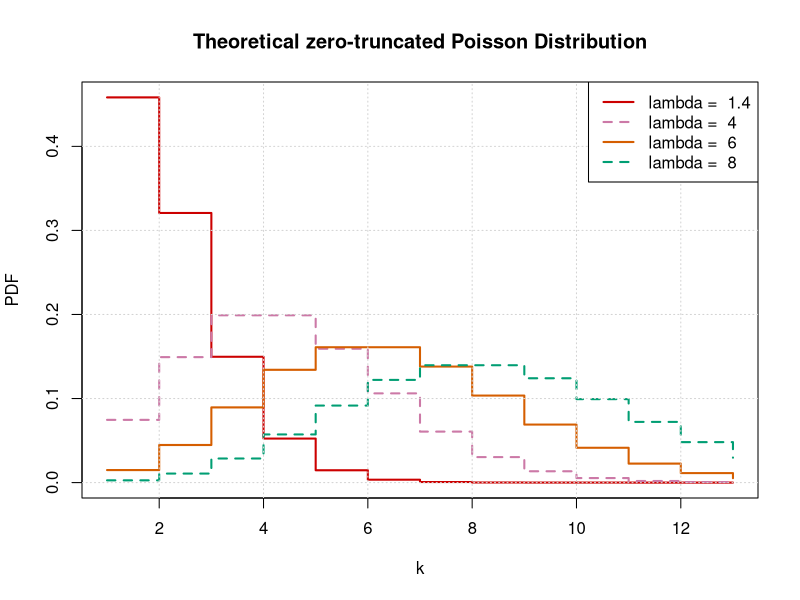
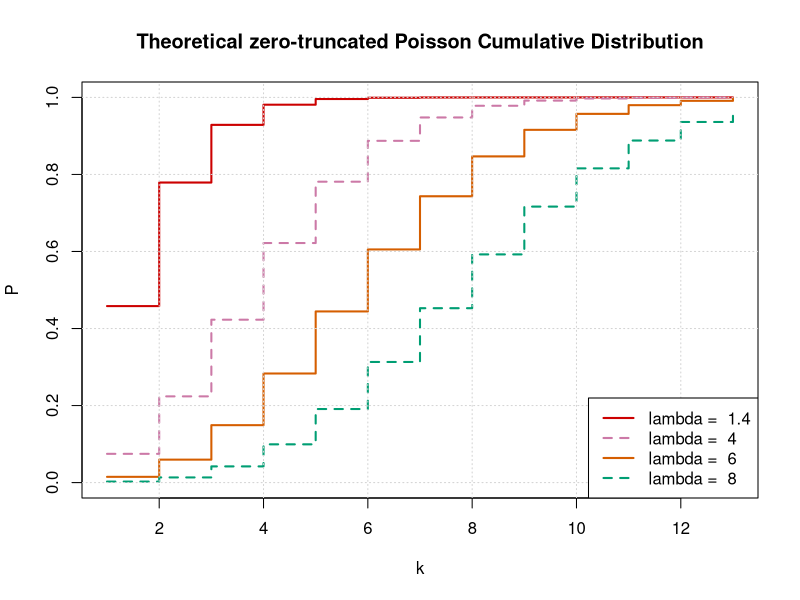
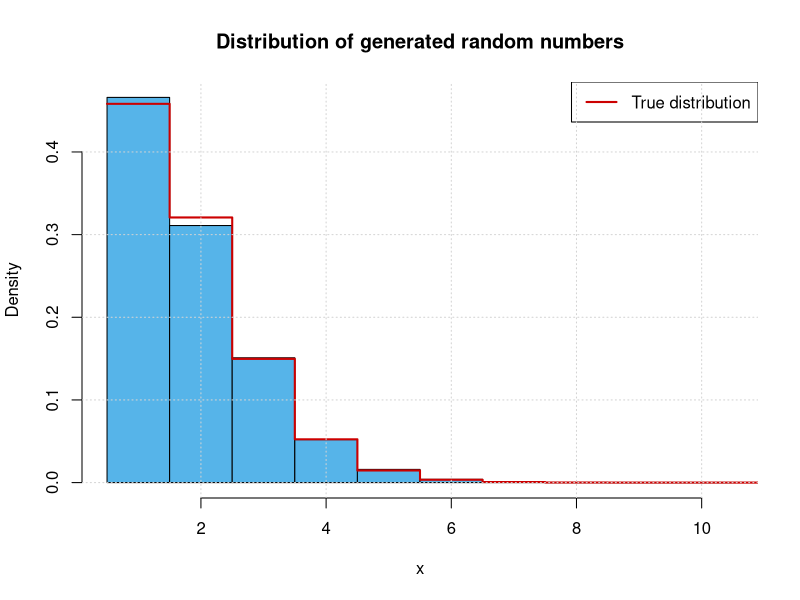
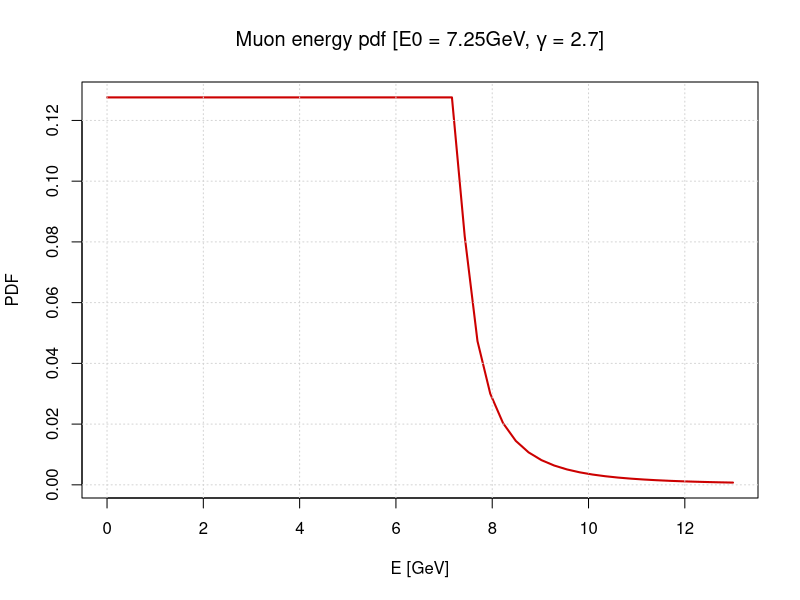
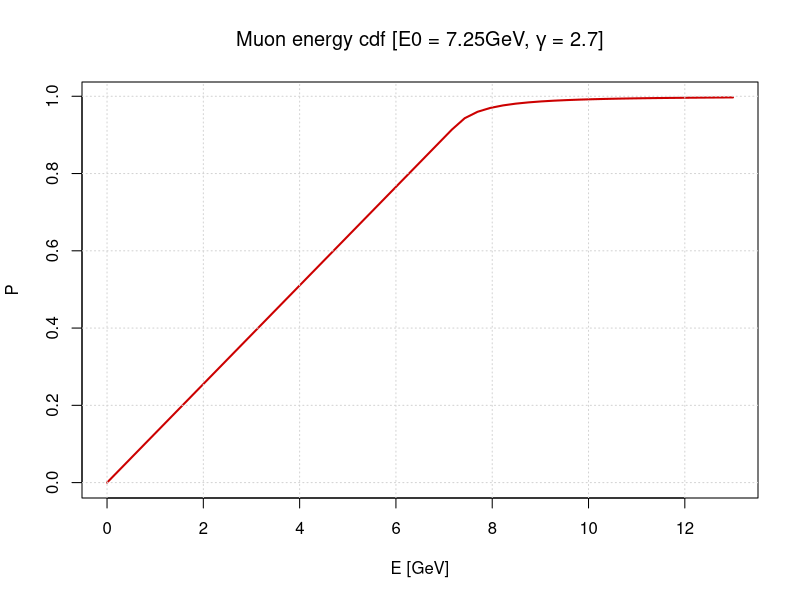
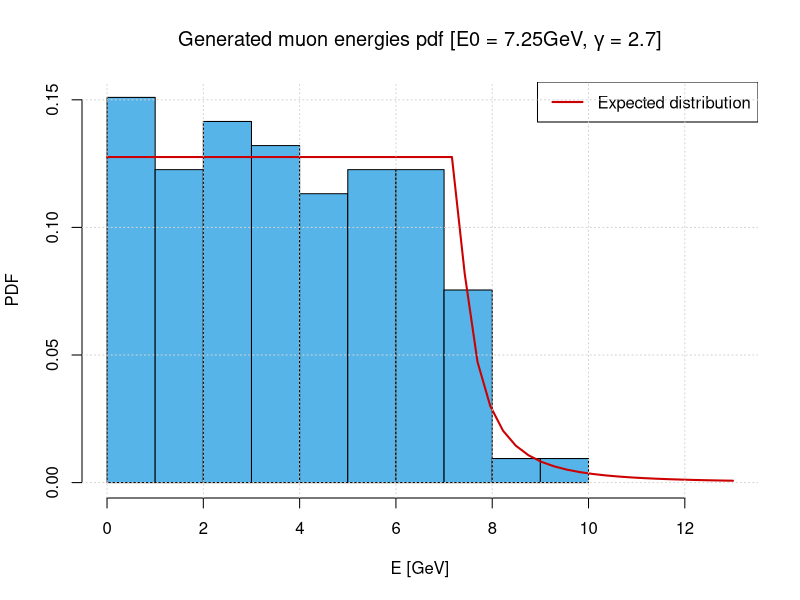
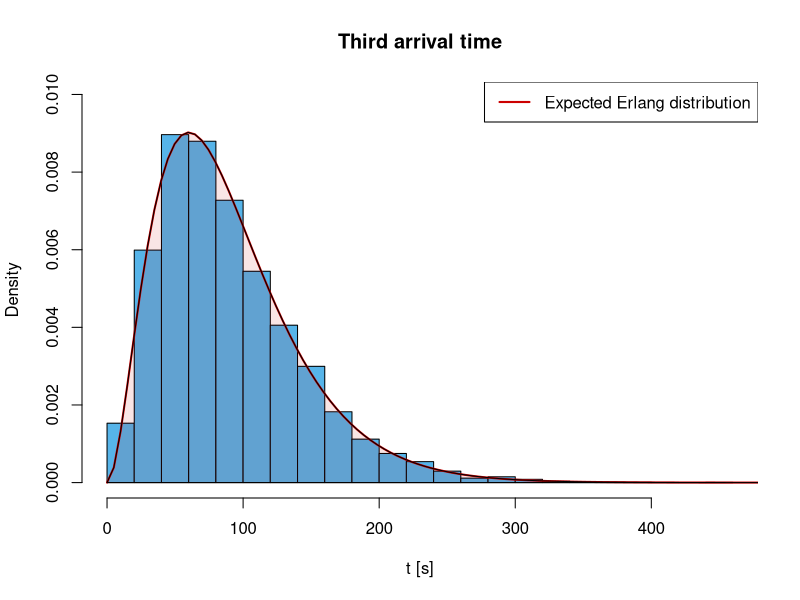
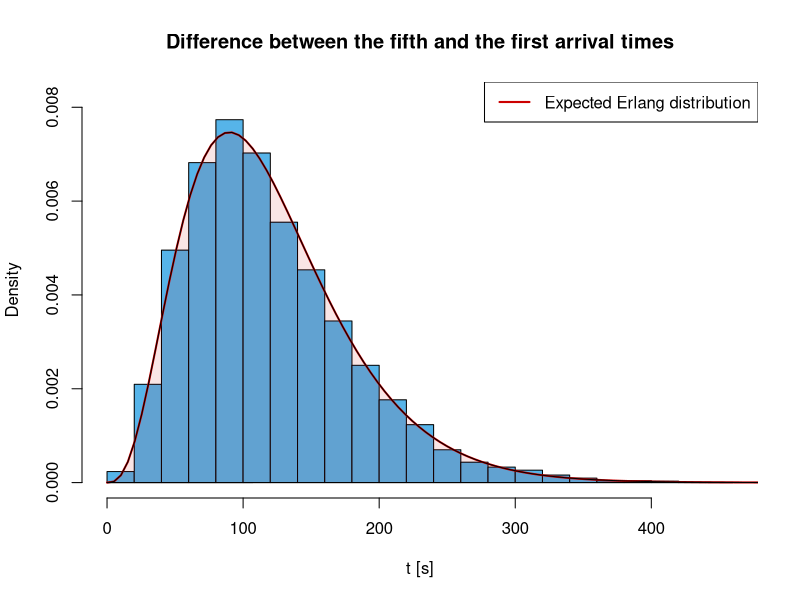

The R source for these figures, in order:
## ---- chunk 1
knitr::opts_chunk$set(echo = TRUE)

color_vector <- c("#CC0000",   # Dark red
                  "#CC79A7",   # Muted purple
                  "#D55E00",   # Vermilion
                  "#009E73",   # Bluish green
                  "#56B4E9",   # Sky blue
                  '#000046',   # Deep Blue
                  "#DB1E60",   # Pinkish-red
                  "#E69F00")   # Yellow-orange

## ---- chunk 2
library(dplyr)
library(ggplot2)
## ---- chunk 3
# Parameters for the poisson distribution
lambda_vec <- c(1.4,4,6, 8)
k <- 1:13


integrate_step <- function(f, lower, upper){
  integral = 0
  for(x in lower:(upper-1))
    integral = integral+f(x)
  return(integral)
}

dzeropois <- function(k, lambda){
  #to handle float numbers
  k = trunc(k)
  return(lambda^k*exp(-lambda)/factorial(k)/(1-exp(-lambda)))
}

#designed to handle vectors of q in input
pzeropois <- function(q, lambda) {
  #to handle float numbers
  q = as.integer(trunc(q))
  P_cum <- numeric(length(q))
  for (i in 1:length(q)) {
    k <- 1:q[i]
    P_cum[i] <- sum(dzeropois(k, lambda))
  }
  return(P_cum)
}

# Function used to invert the pzeropois
threshold_search <- function(f, guess, threshold, lambda) {
  x <- as.integer(trunc(guess))
  while(TRUE) {
    if(f(x, lambda) - threshold <= 0) {
      if(f(x + 1, lambda) - threshold >= 0)
        return(x+1)
      else 
        x <- x + 1
    } 
    else if(x>1)
      x <- x - 1
    else
      return(x)
  }
}

# Function to generate random samples from Poisson distribution
rzeropois <- function(n, lambda) {
  p <- runif(n, min = 1e-10, max = 1-1e-10)
  x <- sapply(p, function(probability) {
    threshold_search(pzeropois, lambda+1, probability, lambda)
  })
  return(x)
}


poisson_pdf <- sapply(lambda_vec, function(L) {dzeropois(k, L)})
poisson_cum <- sapply(lambda_vec, function(L) {pzeropois(k, L)})

linetype <- 2-(1:length(lambda_vec))%%2
## ---- chunk 4
# create the first straight line plot
plot(k,poisson_pdf[,1], type = "s", lwd = 2, col = color_vector[1], 
     xlab = "k", ylab = "PDF", lty = linetype[1])

# create all the others
for (i in 2:length(lambda_vec)) {
  lines(k, poisson_pdf[, i], col=color_vector[i], type='s', lwd=2, lty = linetype[i])

}

grid()

# Create legend labels
legend_labels <- paste('lambda = ', lambda_vec)
# Add a legend
legend("topright", legend = legend_labels, col = color_vector[1:length(lambda_vec)], lty = linetype, lwd = 2)
# Add a title
title("Theoretical zero-truncated Poisson Distribution")
## ---- chunk 5
# create the first straight line plot
plot(k,poisson_cum[,1], type = "s", lwd = 2, col = color_vector[1], 
     xlab = "k", ylab = "P", lty = linetype[1], ylim=c(0,1))

# create all the others
for (i in 2:length(lambda_vec)) {
  lines(k, poisson_cum[, i], col=color_vector[i], type='s', lwd=2, lty = linetype[i], ylim=c(0,1))

}

grid()

# Create legend labels
legend_labels <- paste('lambda = ', lambda_vec)
legend("bottomright", legend = legend_labels, col = color_vector[1:length(lambda_vec)], lty = linetype, lwd = 2)

title("Theoretical zero-truncated Poisson Cumulative Distribution")
## ---- chunk 6
lambda = 1.4
mean = integrate_step(function(x){x*dzeropois(x,lambda)}, lower = 1, upper = 15)
std  = integrate_step(function(x){x^2*dzeropois(x,lambda)}, lower = 1, upper = 15)

writeLines(sprintf(
"
Taking lambda = 1.4 and truncating the sum at k=15 we can obtain:
  - The mean value is %.2f
  - The standard deviation is %.2f
",
  mean[1], std[1])
)
## ---- chunk 7
n = 1000
random_numbers <- rzeropois(n, lambda)

breaks <- seq(1 - 0.5, 10 + 0.5, by = 1)
#plot
hist(random_numbers, breaks=breaks, col = color_vector[5], xlab = "x", ylab = "Density", freq = FALSE, main="")
lines(k-0.5, poisson_pdf[,1], type='s', lwd = 2, col = color_vector[1], lty = linetype[1])

legend_labels <- paste('True distribution')
legend("topright", legend = legend_labels, col = color_vector[1], lty = linetype[1], lwd = 2)

grid()
title("Distribution of generated random numbers")
## ---- chunk 8
dmuonenergy <- function(E, N, E0, g){ ifelse(test = E<E0, yes = return(N), no = return(N*(E-E0+1)^(-g))) }
pmuonenergy <- function(q, N, E0, g){ return(integrate(function (x) {sapply(x, function(E) {dmuonenergy(E, N, E0, g) })}, lower = 0, upper = q)$value) }


qmuonenergy <- function(p, N, E0, g){ ifelse(p<N*E0, p/N, ((1-g)*(p/N-E0)+1)^(1/(1-g))+E0-1) }


rmuonenergy <- function(n, N, E0, g){ 
  uniform_sampling <- runif(n, min = 1.e-10, max = 1-1.e-10)
  return(sapply(uniform_sampling, function(p) qmuonenergy(p, N, E0, g)))
}
  
normalize <- function(E0, g){ pmuonenergy(Inf, 1, E0, g)^-1 }
## ---- chunk 9
E0 <- 7.25 #GeV
g  <- 2.7  #gamma factor

#Compute the normalization factor
N = normalize(E0, g)
print(sprintf("The normalization factor is %.2f", N))
## ---- chunk 10
#Plotting the pdf
x_plot <- seq(from=0, to=13, length.out=50)
y_plot <- sapply(x_plot, function(E){dmuonenergy(E, N, E0, g)})

plot(x_plot, y_plot, type='l', lwd = 2, col = color_vector[1], lty = linetype[1], xlab="E [GeV]", ylab="PDF")


grid()
title(expression(paste("Muon energy pdf [E0" , " = 7.25GeV, ", gamma, " = 2.7]")))
## ---- chunk 11
#Plotting the cumulative
x_plot <- seq(from=0, to=13, length.out=50)
y_plot <- sapply(x_plot, function(E){pmuonenergy(E, N, E0, g)})

#plot
plot(x_plot, y_plot, type='l', lwd = 2, col = color_vector[1], lty = linetype[1], xlab="E [GeV]", ylab="P")

grid()
title(expression(paste("Muon energy cdf [E0" , " = 7.25GeV, ", gamma, " = 2.7]")))
## ---- chunk 12
#Comute the mean value
mean <- integrate(function(x){ sapply(x, function(E){ E * dmuonenergy(E, N, E0, g) }) }, lower = 0, upper = Inf)$value
sprintf("The mean value is %.2f", mean)
## ---- chunk 13
n=106
generated_energies <- rmuonenergy(n,  N, E0, g)
hist(generated_energies, xlab="E [GeV]", ylab="PDF", freq = FALSE, breaks = 10, xlim=c(0,13), main='', col = color_vector[5])

#Plotting the pdf
x_plot <- seq(from=0, to=13, length.out=50)
y_plot <- sapply(x_plot, function(E){dmuonenergy(E, N, E0, g)})

lines(x_plot, y_plot, type='l', lwd = 2, col = color_vector[1], lty = linetype[1])
legend_labels <- paste('Expected distribution')
legend("topright", legend = legend_labels, col = color_vector[1], lty = linetype[1], lwd = 2)

grid()
title(expression(paste("Generated muon energies pdf [E0" , " = 7.25GeV, ", gamma, " = 2.7]")))
## ---- chunk 14
#let's simulate the experiment
N <- 10000 #number of simulated events
deck <- c(replicate(26, 0), replicate(26, 1))
couples <- replicate(N, 0)

for (ie in 1:N) {
  deck <- sample(deck, 52)
    for(ic in seq(1,51, by=2)){
      if(deck[ic]!=deck[ic+1])
        couples[ie]=couples[ie]+1
    }
}

writeLines(sprintf(
'
Simulating %i events:
  - The mean is %.2f;
  - The standard deviation is %.2f.
  
Using the Chebyshev’s inequality, an upper bound of P(X<11) is: %.2f
',
  N, mean(couples), sd(couples), var(couples)/(10-mean(couples))^2
))

## ---- chunk 15
#Observations
rate <- 1/30. #passengers/second

#The number of passenger is a random value following a Poisson distribution.
P_more6 <- 1 - ppois(6, lambda = rate*120)
P_less4 <- ppois(3, lambda = rate*180)

writeLines(sprintf(
'
The probability of getting more than 6 passenger after 2 minutes is: %.2f;
The probability of having less than 4 passenger after 3 minutesis: %.2f. 
',
  P_more6, P_less4
))

## ---- chunk 16
N <- 10000 #number of simulated events

#let's simulate N times the waiting times between the arrival of three passengers
three_passengers_dt <- matrix(rexp(3 * N, rate), nrow = N, ncol = 3)
third_arrival_times <- rowSums(three_passengers_dt)

max_t <- max(third_arrival_times)

x_plot <- seq(from=0, to=max_t*1.1, length.out=100)
y_plot <- dgamma(x_plot, shape = 3, rate = rate)


hist(third_arrival_times, freq = FALSE, col = color_vector[5], xlab = "t [s]", ylab = "Density", main = "Third arrival time", breaks = 20, ylim = c(0, max(y_plot)*1.1))
lines(x_plot, y_plot, type='l', lwd = 2, col = color_vector[1], lty = linetype[1])
polygon(x_plot, y_plot, col = adjustcolor(color_vector[1], alpha.f = 0.1))

legend_labels <- paste('Expected Erlang distribution')
legend("topright", legend = legend_labels, col = color_vector[1], lty = linetype[1], lwd = 2)
## ---- chunk 17
N <- 10000 #number of simulated events

five_passengers_dt  <- matrix(rexp(5 * N, rate), nrow = N, ncol = 5)
first_arrival_times <- five_passengers_dt[,1]
fifth_arrival_times <- rowSums(five_passengers_dt)

first_fifth_time <- fifth_arrival_times - first_arrival_times

max_t <- max(first_fifth_time)

#from a theoretical POV, I can just consider the waiting time of the 4th passenger
x_plot <- seq(from=0, to=max_t*1.1, length.out=100)
y_plot <- dgamma(x_plot, shape = 4, rate = rate)


hist(first_fifth_time, freq = FALSE, col = color_vector[5], xlab = "t [s]", ylab = "Density", main = "Difference between the fifth and the first arrival times", breaks = 20, ylim = c(0, max(y_plot)*1.1))
lines(x_plot, y_plot, type='l', lwd = 2, col = color_vector[1], lty = linetype[1])
polygon(x_plot, y_plot, col = adjustcolor(color_vector[1], alpha.f = 0.1))

legend_labels <- paste('Expected Erlang distribution')
legend("topright", legend = legend_labels, col = color_vector[1], lty = linetype[1], lwd = 2)
